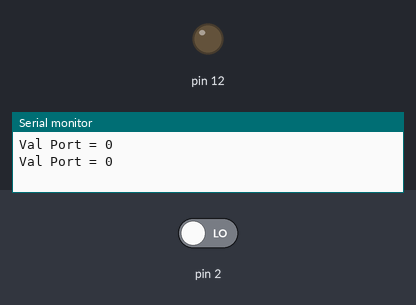
Recording of a sketch running on a simulated Arduino Uno, built with avr-gcc and run on an emulated ATmega328P. On the bench: output pins drawn as LEDs (lit = HIGH), the last lines printed to the serial monitor. Inputs (shaded band) come from the test bench; at power-on: pin 2 LOW.

Above: at 6.8 s.
6.9 s: pin 2 driven HIGH
At 10.4 s:
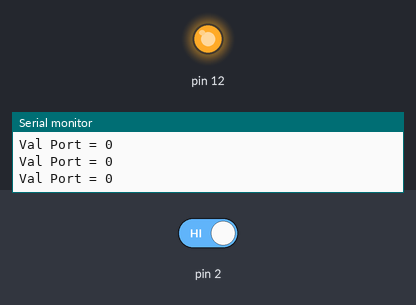
13.5 s: pin 2 driven LOW
At 16.2 s:
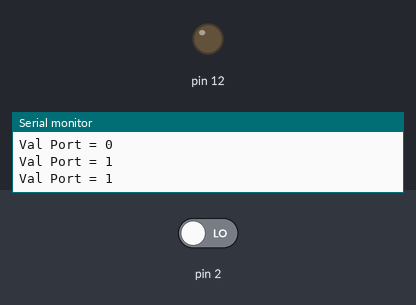
Timing chart, 0 to 17.7 s (numbered marks = the images above; inputs shaded):
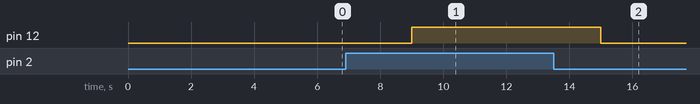

The sketch:

tp1.ino
```cpp
/*
TP1
*/

void setup() {
  // put your setup code here, to run once:
  Serial.begin(9600);
  pinMode(2, INPUT);
  pinMode(12, OUTPUT);
}

bool ledState=false;
void loop() {
  // put your main code here, to run repeatedly:
  bool buttonState=digitalRead(2);
  if (buttonState)
  {
    digitalWrite(12, HIGH);
  }
  delay(3000);
  digitalWrite(12, LOW);

  Serial.print("Val Port = ");
  Serial.println(buttonState);

}
```

Measured:
- after the input at 6.9 s, pin 12: LOW → HIGH after 2.1 s
- after the input at 13.5 s, pin 12: HIGH → LOW after 1.5 s
